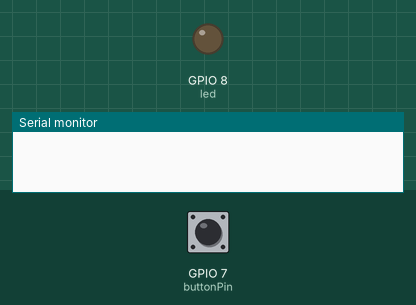
Bench run of a sketch on a simulated ESP32-C6. Parts: output pins drawn as LEDs (lit = HIGH), the last lines printed to the serial monitor. The test bench sets the inputs (shaded band); at power-on: GPIO 7 (buttonPin) LOW.

Above: at 1.2 s.
1.3 s: GPIO 7 (buttonPin) pulled HIGH for 0.15 s
At 1.37 s:
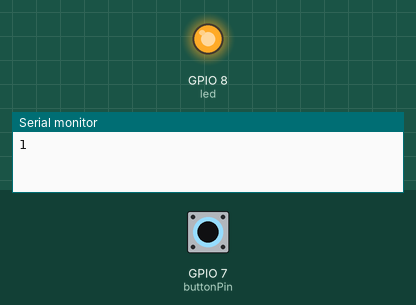
2.9 s: GPIO 7 (buttonPin) pulled HIGH for 3.2 s
At 7.5 s:
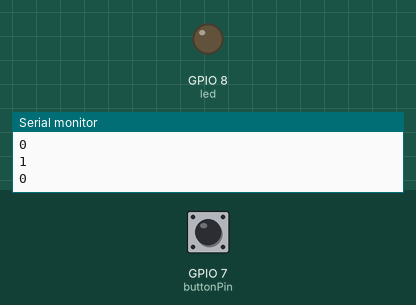
Timing chart, 0 to 9.0 s (numbered marks = the images above; inputs shaded):
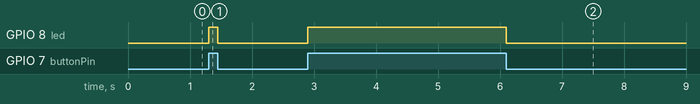

Measured:
- after the input at 1.3 s, GPIO 8 (led): LOW → HIGH at once, → LOW 0.15 s later
- after the input at 2.9 s, GPIO 8 (led): LOW → HIGH at once, → LOW 3.2 s later

The sketch:

01_Serial_Button.ino
```cpp
/*******************************************************************************
 * Sende Button-Signal per serieller Kommunikation (zur Nutzung in z. B. TouchDesigner)
 * Es gibt visuelles Feedback auf der LED_BUILTIN
 * Verbinde Button Input mit ESP32-C6 an GPIO 7
 ********************************************************************************/


const int buttonPin = 7;
const int led = BUILTIN_LED;      // LED pin number (use pin 13 for builtin LED)

int buttonState = 0;
int prev_buttonState = 0;

void setup() {
  Serial.begin(115200);  // match default TouchDesigner Serial In DAT baudrate.
  pinMode(buttonPin, INPUT_PULLDOWN);
  pinMode(led, OUTPUT);
  digitalWrite(led, 0);
}

void loop(){
  buttonState = digitalRead(buttonPin);
  if(buttonState == prev_buttonState) {
    return;
  }

  prev_buttonState = buttonState;

  if (buttonState == 1) {
    digitalWrite(led, 1);
    Serial.println(1);
  } else {
    digitalWrite(led, 0);
    Serial.println(0);
  }
}
```
